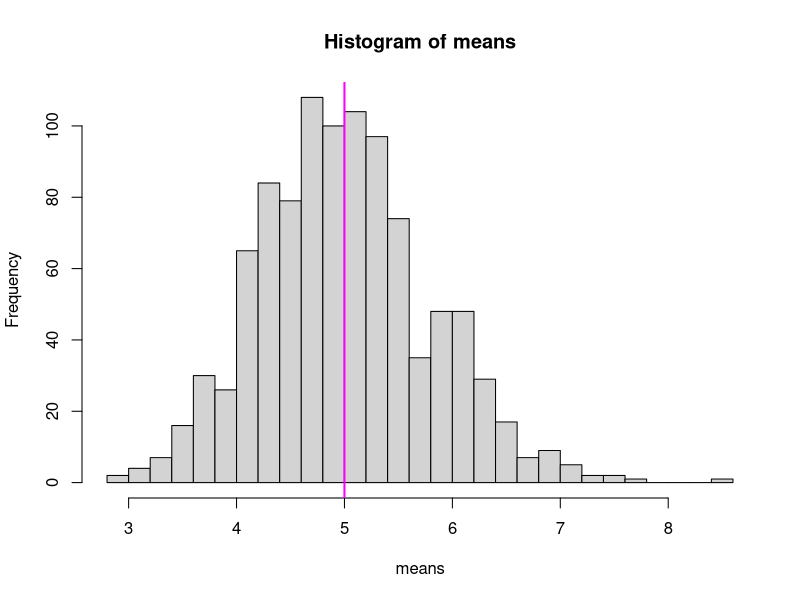
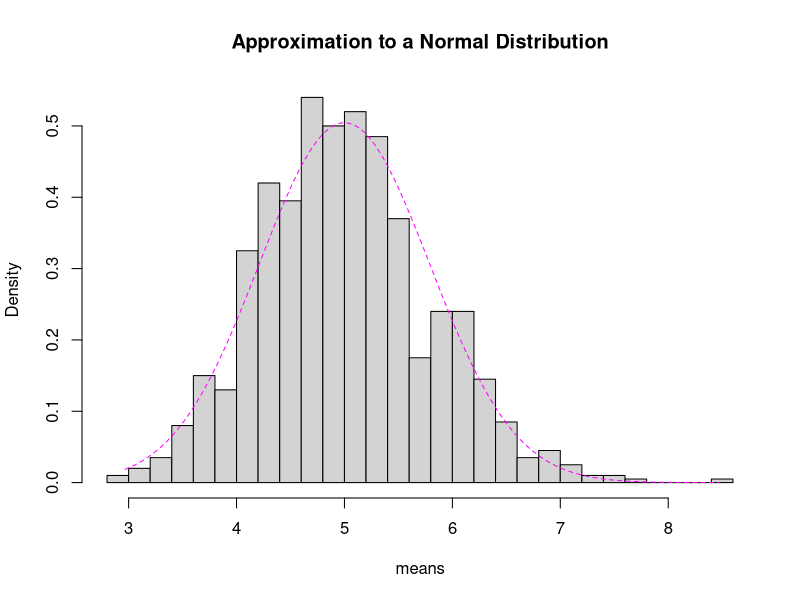

These charts were generated, in order, by the following R code:
## ---- chunk 1
knitr::opts_chunk$set(echo = TRUE)
## ---- chunk 2
    set.seed(100)
    n <- 1000
    num <- 40
    lambda <- .2
    simulations <- matrix(rexp(n*num, lambda), n, num)
## ---- chunk 3
    # get the means of the simulations
    means <- apply(simulations,1, mean)
    # plot the results
    hist(means, breaks = 30)
    abline(v=1/lambda, col= "magenta", lwd=2)
## ---- chunk 4
    # simulation mean
    sample_mean <- mean(means)
    print(sample_mean)
    # theoretical mean
    population_mean <- 1/lambda
    print(population_mean)
## ---- chunk 5
    # simulation variance
    sample_sd <- sd(means)
    sample_var <- sample_sd^2
    print(sample_var)
    # theoretical variance
    population_sd <- (1/lambda)/sqrt(num)
    population_var <- population_sd^2 
    print(population_var)
## ---- chunk 6
    # plot the histogram of averages
hist(means, breaks = 30, prob=T, main = "Approximation to a Normal Distribution")
# theoretical density of the averages of samples
xfit <- seq(min(means), max(means), length=100)
yfit <- dnorm(xfit, mean=1/lambda, sd=(1/lambda/sqrt(num)))
lines(xfit, yfit, pch=22, col="magenta", lty=2)

